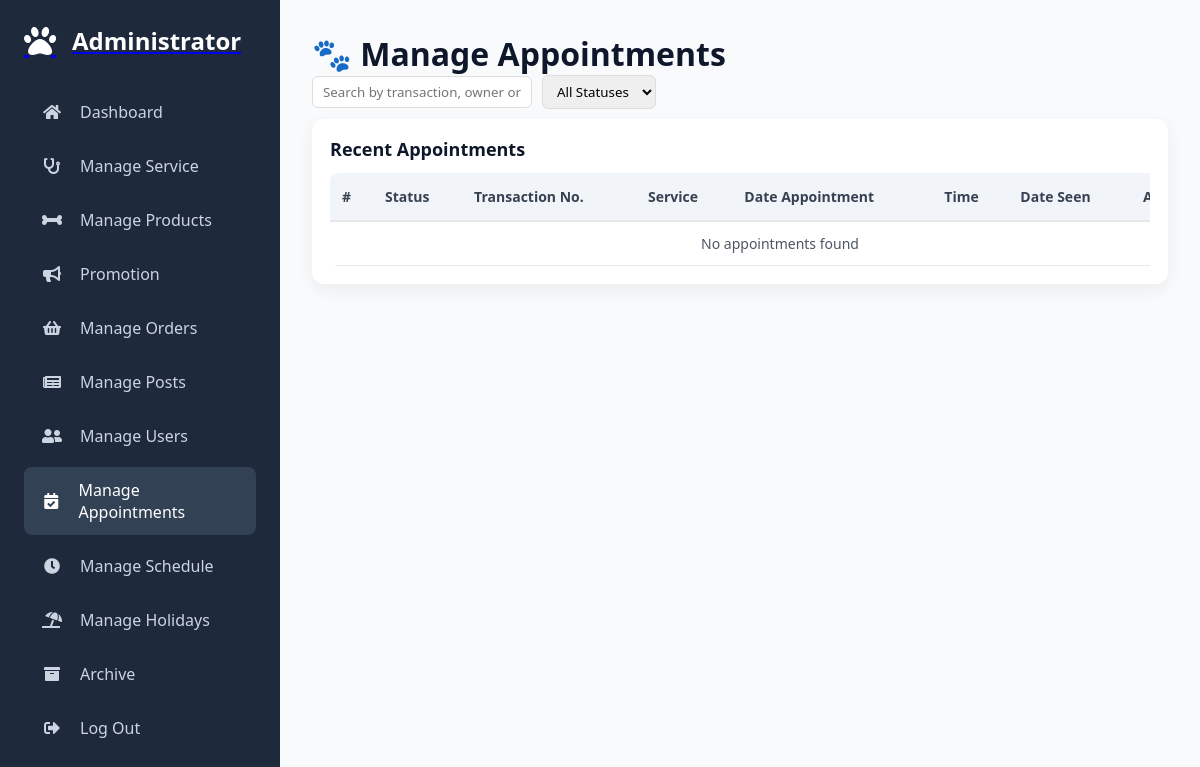
The page /admin/manage_appointments.php (signed in) on the database as committed earlier.
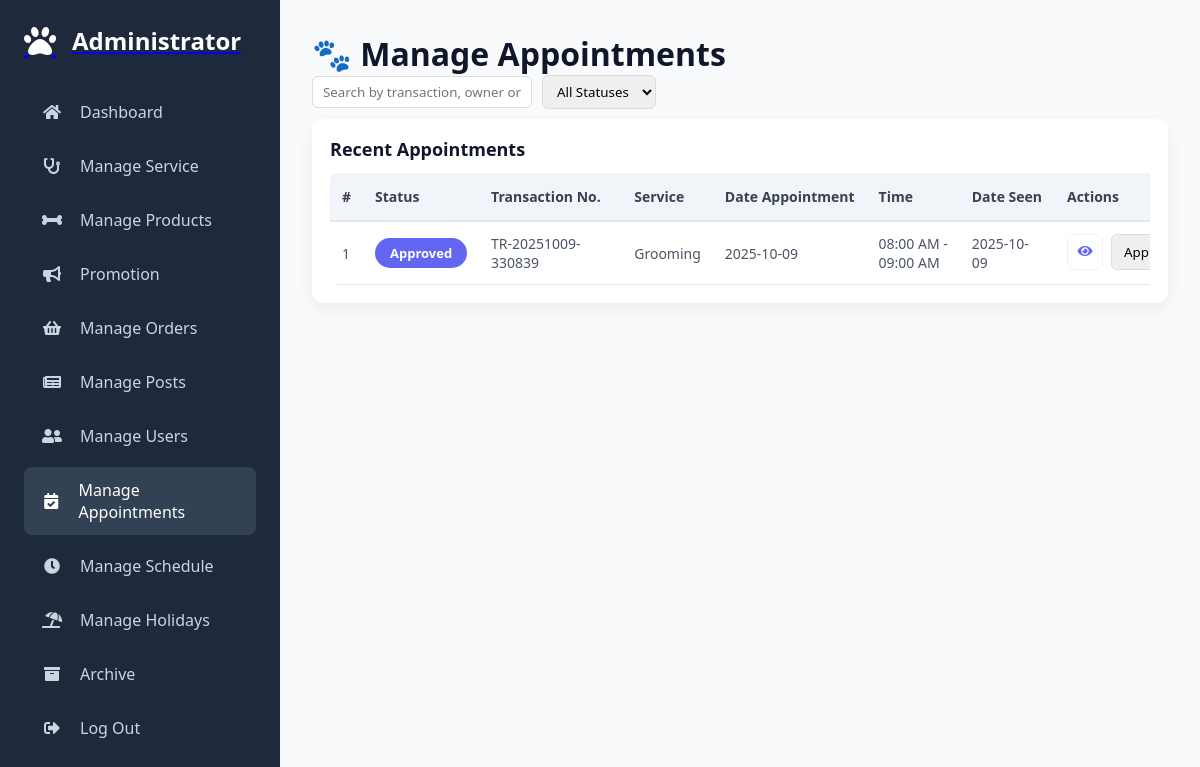
The same page on the database as committed later.
### tables this page shows
CREATE TABLE `appointments` (
  `id` int(11) NOT NULL,
  `transaction_no` varchar(50) DEFAULT NULL,
  `user_id` varchar(36) NOT NULL,
  `appointment_date` date NOT NULL,
  `time_slot` varchar(50) NOT NULL,
  `status` enum('Pending','Approved','Completed','Rejected','Cancelled') DEFAULT 'Pending',
  `completed_at` timestamp NULL DEFAULT NULL,
  `service_id` int(11) NOT NULL,
  `date_seen` date DEFAULT NULL,
  `created_at` timestamp NOT NULL DEFAULT current_timestamp(),
  `active_slot` varchar(255) GENERATED ALWAYS AS (if(`status` in ('Pending','Approved'),concat(`appointment_date`,'-',`time_slot`,'-',`service_id`,'-',`user_id`),NULL)) STORED
);

CREATE TABLE `services` (
  `id` int(11) NOT NULL,
  `name` varchar(100) NOT NULL,
  `service_detail` text NOT NULL,
  `image` varchar(255) DEFAULT NULL,
  `status` enum('active','inactive') NOT NULL DEFAULT 'active',
  `created_at` timestamp NOT NULL DEFAULT current_timestamp()
);

### admin/manage_appointments.php (the view, shortened to what this page needs)
<?php
require_once '../components/auth_admin.php';
$limit = 10;
$page  = isset($_GET['page']) ? (int)$_GET['page'] : 1;
$start = ($page - 1) * $limit;
$search = isset($_GET['search']) ? trim($_GET['search']) : '';
$where = "1=1 AND a.status NOT IN ('completed','cancelled')";
$stmt = $conn->prepare("
    SELECT a.*, u.name AS fullname, u.email, u.phone, s.name AS service_name, a.transaction_no
    FROM appointments a
    LEFT JOIN users u ON a.user_id=u.id
    LEFT JOIN services s ON a.service_id=s.id
    WHERE $where
    ORDER BY a.id DESC
    LIMIT ?, ?
");
$i=1;
$stmt->bindValue($i++, $start, PDO::PARAM_INT);
$stmt->bindValue($i++, $limit, PDO::PARAM_INT);
$stmt->execute();
$appointments = $stmt->fetchAll(PDO::FETCH_ASSOC);
?>
<!DOCTYPE html>
<html lang="en">
<head>
<link rel="stylesheet" href="./../assets/css/admin/manage_appointment.css?v=<?php echo time(); ?>">
<link rel="stylesheet" href="./../assets/css/admin/admin_header.css?v=<?php echo time(); ?>">
<link rel="stylesheet" href="https://cdnjs.cloudflare.com/ajax/libs/font-awesome/5.15.4/css/all.min.css">
</head>
<body>
<?php include '../components/admin_header.php'; ?>
<div class="admin-main">
    <h1>🐾 Manage Appointments</h1>
    <div class="orders-filters">
        <input type="text" id="searchInput" placeholder="Search by transaction, owner or service" value="<?= htmlspecialchars($search) ?>">
        <select id="statusFilter">
            <option value="">All Statuses</option>
        </select>
    </div>
    <div class="card">
        <div class="card-header"><h2>Recent Appointments</h2></div>
        <div class="table-container">
            <table class="orders-table">
                <thead>
                    <tr>
                        <th>#</th>
                        <th>Status</th>
                        <th>Transaction No.</th>
                        <th>Service</th>
                        <th>Date Appointment</th>
                        <th>Time</th>
                        <th>Date Seen</th>
                        <th class="actions">Actions</th>
                    </tr>
                </thead>
                <tbody>
                <?php if(count($appointments)>0): ?>
                    <?php $count=$start+1; foreach($appointments as $a): ?>
                    <?php $status = strtolower($a['status'] ?? 'pending'); ?>
                    <tr data-id="<?= $a['id'] ?>">
                        <td><?= $count++ ?></td>
                        <td><span class="status-badge <?= $status ?>"><?= ucfirst($status) ?></span></td>
                        <td><?= htmlspecialchars($a['transaction_no'] ?? '-') ?></td>
                        <td><?= htmlspecialchars($a['service_name']) ?></td>
                        <td><?= htmlspecialchars($a['appointment_date']) ?></td>
                        <td><?= htmlspecialchars($a['time_slot']) ?></td>
                        <td><?= in_array($status,['approved','completed'])?$a['date_seen']:'-' ?></td>
                        <td class="actions">
                            <button class="action-icon btn-view" title="View"><i class="fas fa-eye"></i></button>
                            <select class="status-select" data-id="<?= $a['id'] ?>"
                                <?= in_array($status,['completed','cancelled']) ? 'disabled' : '' ?>>
                                <option value="approved" <?= $status=='approved'?'selected':'' ?>>Approved</option>
                            </select>
                        </td>
                    </tr>
                    <?php endforeach; ?>
                <?php else: ?>
                    <tr><td colspan="8" class="empty-state">No appointments found</td></tr>
                <?php endif; ?>
                </tbody>
            </table>
        </div>
    </div>
</div>
</body>
</html>

Rows that differ between the two databases and show on the page:
added appointments: status "Approved", transaction_no "TR-20251009-330839", service.name "Grooming", appointment_date "2025-10-09", time_slot "08:00 AM - 09:00 AM", date_seen "2025-10-09", status+id "Approved"
Other text that changed with them:
text no longer shown: "No appointments found"
